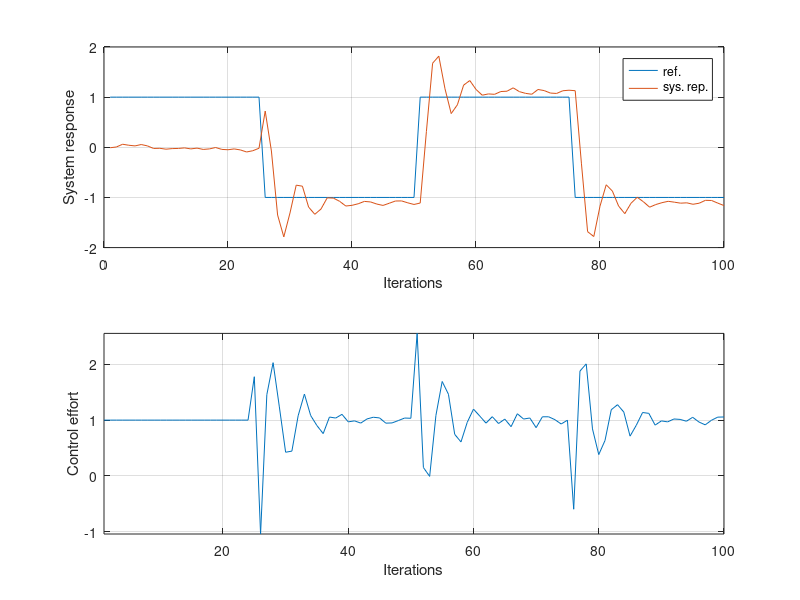
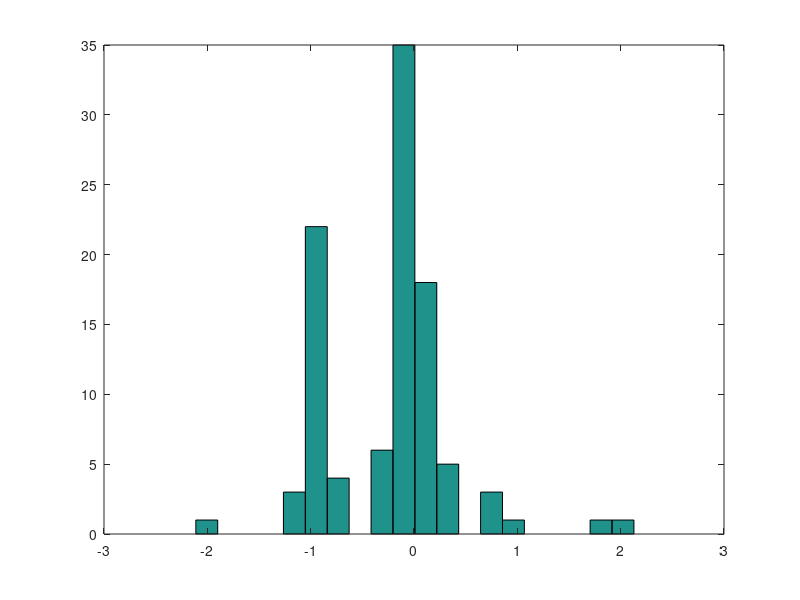

These charts were generated, in order, by the following MATLAB code:
% IGMV Example of a incremental generalised minimum variance 
%     controller
%

% Clear the previous set of parameters
clear; clc

% System parameters
a1 = -1.5;
a2 = 0.7; 
b0 = 0.9;	

% Model controller parameters = System parameteres
%a1c = a1; a2c = a2; b0c = b0;

% Default model controller paramters
a1c = -1.4;
a2c = 0.75; 
b0c = 1;

% Number of samples
N=100;

% Zero previous input and output variables
yt_1 = 0; yt_2 = 0; ut_1 = 0; 

% Input to the system is a step 
rt = 1; start = 25;

% Request the controller weights
Q=0.5%.1;

rt=[1*ones(25,1);-1*ones(25,1);1*ones(25,1);-1*ones(25,1)];

noise=0.025*randn(100,1);
var(noise)

for i= 1:N
    
%	System model
	yt = -a1*yt_1 - a2*yt_2 + b0*ut_1 + noise(i);

%	Controller
	if (i >=start)
	  dut = (b0*((a1c-1)*yt + (a2c-a1c)*yt_1 - a2c*yt_2) + rt(i))/(b0c^2 + Q^2);
	else
	  dut = 0;
      ut=rt(i);
	end

% 	Time shift the variables
	yt_2 = yt_1;
	yt_1 = yt;
	ut_1 = ut_1 + dut;

%	Store the output of the system
	savey(i,1) = yt;
    saveu(i,1) = ut+dut;
end

% Clear the graphics screen
figure(1),hold on
subplot(211),plot(1:N,rt,1:N,savey),legend('ref.','sys. rep.')
,xlabel('Iterations'),ylabel('System response'),grid;
subplot(212),plot(saveu),axis tight,xlabel('Iterations'),grid,ylabel('Control effort');hold off
figure(2),hist(savey-rt,20)